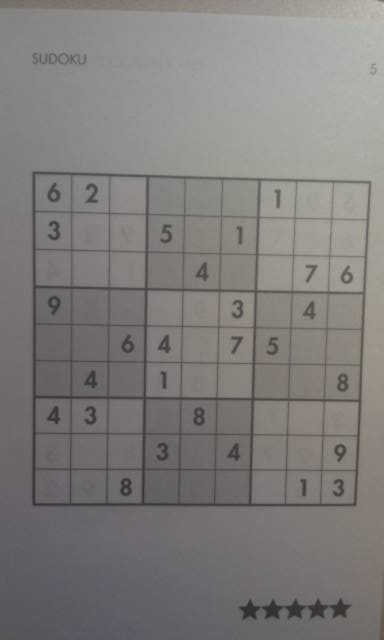
//> input picture SudokuGrabberC/Train/sudoku7.jpg, 384 x 640 px
$ ./SudokuDetector   (built with g++ and OpenCV 4)
//> lines starting //> are read from the running program, lines starting //| are printed output that depends on the picture; after the words box and inside, x2 and y2 are one past the last pixel; in counts of white or black regions, pixels touching at a corner belong together
### ARSudokuSolver/jni/opencv/ml.h
// [39 lines of licence text are left out]

#ifndef __OPENCV_OLD_ML_H__
#define __OPENCV_OLD_ML_H__

#include "opencv2/core/core_c.h"
#include "opencv2/core/core.hpp"
#include "opencv2/ml/ml.hpp"

#endif

### SudokuGrabberC/src/DigitReader.h
#ifndef DIGITREADER_H_
#define DIGITREADER_H_
#include <ml.h>

class DigitReader{

public:
	DigitReader();

	bool train(char* dataPath, char* labelPath, int byteOrder);
	int recognize(CvMat* data);
	int getDataSizeX();
	int getDataSizeY();

private:
	int readInteger(FILE* fp, int byteOrder);
	bool readTrainData(char* dataPath,int byteOrder);
	bool readTrainClasses(char* labelPath,int byteOrder);
	void setDataSize(int x, int y);
	CvMat* trainData;
	CvMat* trainClasses;
	int dataSizeX;
	int dataSizeY;
	CvKNearest knn;
	int K;
};
#endif

### SudokuGrabberC/src/DigitReader.cpp
#include <fstream>
#include <string.h>
#include "DigitReader.h"

#define MAX_NUM 60000
#define MAX_TEST 10
#define HIGH_ENDIAN 0
#define LOW_ENDIAN 1
#define ROWS 28
#define COLS 28


// [101 lines left out: functions setDataSize, train, recognize, readInteger, readTrainData, readTrainClasses, not called in this run]

DigitReader::DigitReader(){
	knn = CvKNearest();
	K = 2;
}

### SudokuGrabberC/Train/SudokuDetector.cpp
// SudokuDetector.cpp : Defines the entry point for the console application.
//

#include <cv.h>
#include <cxcore.h>
#include <highgui.h>
#include <stdlib.h>
#include <iostream>
#include "DigitReader.h"

#define FILENAME "Train/sudoku7.jpg"
#define ROWS 28
#define COLS 28
#define HIGH_ENDIAN 0
#define LOW_ENDIAN 1


// [55 lines left out: function convertFormat, not called in this run]
void findblob(IplImage* res){

	int count = 0;
	double max = -1;
	CvPoint maxPt;
	CvConnectedComp a = CvConnectedComp();
	CvConnectedComp* comp = &a;

	for(int y = 0; y<res->height;y++){

		uchar* row = (uchar*)(res->imageData + y* res->widthStep);
		for( int x = 0; x < res->width; x++){

			if(row[x]>=128){

				cvFloodFill(res,cvPoint(x,y),CV_RGB(0,0,64),cvScalarAll(0),cvScalarAll(0),comp);
				if(comp==NULL){
				}else{
					//printf("Not NULL\n");
					if((comp->area)>max){
						max = comp->area;
						maxPt = cvPoint(x,y);
					}
				}
			}

		}
	}

	cvFloodFill(res, maxPt, CV_RGB(255,255,255));

	for(int y = 0; y<res->height;y++){

		uchar* row = (uchar*)(res->imageData + y* res->widthStep);
		for( int x = 0; x < res->width; x++){
			if(row[x] ==64 && x!=maxPt.x && y!=maxPt.y){
				cvFloodFill(res,cvPoint(x,y),CV_RGB(0,0,0));
			}
		}
	}

}

IplImage* findCorners2(IplImage* res, CvPoint* cPoints){
	using namespace cv;
	using namespace std;

	int imgHeight = res -> height;
	int imgWidth = res->width;
	Mat sudoku = Mat(res);
	vector<KeyPoint> corners;
	cv::FAST(sudoku,corners,10,false);

	// reverse the map
	for(int y = 0; y<res->height;y++){
	uchar* row = (uchar*)(res->imageData + y* res->widthStep);
	for( int x = 0; x < res->width; x++){
		if(row[x]==0){
			row[x] = 255;
		} else{
			row[x] = 128;
		}
	}
}

	CvPoint topLeft;
	CvPoint topRight;
	CvPoint bottomLeft;
	CvPoint bottomRight;

	int disTL = INT_MAX;
	int disTR = INT_MAX;
	int disBL = INT_MAX;
	int disBR = INT_MAX;

	int end = corners.size();
	int distance = 5;

	int* valueMap;
	valueMap = (int *)malloc(end*(sizeof(int)));
	int count = 0;

	int** countMap;
	int** sumMap;

	// [68 lines of commented-out code are left out]
	count = corners.size();
	printf("Count: %d\n", count);

	// find the four corners
	for( int i = 0 ; i < count; i++){
		//printf("Count: %d; NO: %d\n", countMap[i][0], countMap[i][1]);

	//	int tempX = sumMap[i][0]/countMap[i][1];
	//	int tempY = sumMap[i][1]/countMap[i][1];

		int tempX = corners.at(i).pt.x;
		int tempY = corners.at(i).pt.y;
	//	cvLine(res,cvPoint(tempX,tempY),cvPoint(tempX+5,tempY+5),CV_RGB(0,0,0),3);
		int xL = tempX;
		int xR = imgWidth - tempX;
		int yT = tempY;
		int yB = imgHeight - tempY;

		if((tempX*tempX + tempY*tempY)<disTL){
			if(tempX-2<0){
				tempX = 0;
			}else{
				tempX = tempX-2;
			}
			if(tempY - 2 < 0){
				tempY = 0;
			}else{
				tempY = tempY - 2;
			}
			topLeft = cvPoint(tempX,tempY);
			disTL = tempX*tempX + tempY*tempY;
		}

		if((xR*xR + yT*yT)<disTR){

			if(tempX+2>imgWidth){
				tempX = imgWidth;
			}else{
				tempX = tempX+2;
			}
			if(tempY - 2 < 0){
				tempY = 0;
			}else{
				tempY = tempY - 2;
			}
			topRight = cvPoint(tempX,tempY);
			disTR = xR*xR + yT*yT;
		}

		if((xL*xL + yB*yB)<disBL){
			if(tempX-2<0){
				tempX = 0;
			}else{
				tempX = tempX-2;
			}
			if(tempY +2 > imgHeight){
				tempY = imgHeight;
			}else{
				tempY = tempY + 2;
			}
			bottomLeft = cvPoint(tempX,tempY);
			disBL = xL*xL + yB*yB;
		}

		if((xR*xR + yB*yB)<disBR){
			if(tempX+2>imgWidth){
				tempX = imgWidth;
			}else{
				tempX = tempX+4;
			}
			if(tempY +2 > imgHeight){
				tempY = imgHeight;
			}else{
				tempY = tempY + 4;
			}
			bottomRight = cvPoint(tempX,tempY);
			disBR = xR*xR + yB*yB;
		}


	}
	/*
	cvNamedWindow("RES");
	cvShowImage("RES",res);
	cvWaitKey(0);
	*/

	cPoints[0] = topLeft;
	cPoints[1] = topRight;
	cPoints[2] = bottomRight;
	cPoints[3] = bottomLeft;

	cvLine( res, topLeft, bottomLeft, CV_RGB(0,0,0),1);
	cvLine( res, topLeft, topRight, CV_RGB(0,0,0),1);
	cvLine( res, bottomRight, bottomLeft, CV_RGB(0,0,0),1);
	cvLine( res, bottomRight, topRight, CV_RGB(0,0,0),1);


	// Code from AI Shack
	int maxLength = (topLeft.x - topRight.x)*(topLeft.x - topRight.x) + (topLeft.y - topRight.y)*(topLeft.y - topRight.y);
	int tempLength = (topLeft.x - bottomLeft.x)*(topLeft.x - bottomLeft.x) + (topLeft.y - bottomLeft.y)*(topLeft.y - bottomLeft.y);
	if(tempLength>maxLength){
		maxLength = tempLength;
	}
	tempLength = (bottomRight.x - bottomLeft.x)*(bottomRight.x - bottomLeft.x) + (bottomRight.y - bottomLeft.y)*(bottomRight.y - bottomLeft.y);
	if(tempLength>maxLength){
		maxLength = tempLength;
	}
	tempLength = (bottomRight.x - topRight.x)*(bottomRight.x - topRight.x) + (bottomRight.y - topRight.y)*(bottomRight.y - topRight.y);
	if(tempLength>maxLength){
		maxLength = tempLength;
	}
	maxLength = sqrt((double)maxLength);
	CvPoint2D32f src[4], dst[4];
	src[0] = cvPoint2D32f(topLeft.x,topLeft.y);
	dst[0] = cvPoint2D32f(0,0);
	src[1] = cvPoint2D32f(topRight.x,topRight.y);
	dst[1] = cvPoint2D32f(maxLength-1, 0);
	src[2] = cvPoint2D32f(bottomRight.x,bottomRight.y);
	dst[2] = cvPoint2D32f(maxLength-1, maxLength-1);
	src[3] = cvPoint2D32f(bottomLeft.x,bottomLeft.y);
	dst[3] = cvPoint2D32f(0, maxLength-1);
	IplImage* pic = cvLoadImage(FILENAME,0);
	IplImage* undistorted = cvCreateImage(
		cvSize(maxLength,maxLength),
		IPL_DEPTH_8U,
		1
	);
	CvMat* wrapMatrix = cvCreateMat(3,3,CV_32FC1);
	// [5 lines of commented-out code are left out]
	wrapMatrix = cvGetPerspectiveTransform(src,dst,wrapMatrix);
	cvWarpPerspective(pic,undistorted,wrapMatrix);

	//Draw lines in undistotred picture
	/*
	cvDrawLine(undistorted,cvPoint(0,0),cvPoint(undistorted->width,0),CV_RGB(0,0,0),2);
	cvDrawLine(undistorted,cvPoint(0,0),cvPoint(0,undistorted->height),CV_RGB(0,0,0),2);
	cvDrawLine(undistorted,cvPoint(undistorted->width,undistorted->height),cvPoint(0,undistorted->height),CV_RGB(0,0,0),2);
	cvDrawLine(undistorted,cvPoint(undistorted->width,undistorted->height),cvPoint(undistorted->width,0),CV_RGB(0,0,0),2);
	*/

	// Free Memory
	cvReleaseImage(&pic);
	free(valueMap);/*
	for(int i = 0 ; i < end/4; i++){
		free(countMap[i]);
		free(sumMap[i]);
	}
	free(countMap);
	free(sumMap);*/
	return undistorted;

}

void detectSudoku(IplImage* pic){

	int offset = 2; // offest
	int imgWidth = pic->width;
	int imgHeight = pic->height;
	int sqrWidth = imgWidth/9+1;
	int sqrHeight = imgWidth/9+1;
	int sudoku[9][9] = {{0}};

	IplImage* greyPic = cvCreateImage(
		cvGetSize(pic),
		IPL_DEPTH_8U,
		1
	);

	IplImage* temp = cvCreateImage(cvGetSize(pic),IPL_DEPTH_8U,1);
	cvCopy(pic,temp);
	//cvDilate(temp,temp);
	cvSmooth(temp,temp,CV_GAUSSIAN,5,5);
	cvAdaptiveThreshold(temp, greyPic, 255, CV_ADAPTIVE_THRESH_MEAN_C,
						CV_THRESH_BINARY_INV, 5,2);
	int coX = 0;  // The x coordinate of topleft vertex in the inner box
	int coY = 0;  // The y coordinate of topleft vertex in the inner box
	int coXL = 0; // The x coordinate of left edge
	int coXR = 0; // The x coordinate of right edge
	int coYT = 0; // The y coordinate of top edge
	int coYB = 0; // The y coordinate of bottom edge
	int midX = 0;
	int midY = 0;
	int width = 0;
	int height = 0;
	int detectThresholdX = 0;
	int detectThresholdY = 0;
	int widthThreshold = 0;
	int heightThreshold = 0;
	int areaThreshold = 50;  // areaThreshold
	int row = 0 ;
	int col = 0;
	int digitX = -1;
	int digitY = -1;
	int digitWidth = -1;
	int digitHeight = -1;
	CvPoint maxPoint;
	bool findNO = false;
	//cvNamedWindow("Piece");
	IplImage* piece;
	CvConnectedComp a = CvConnectedComp();
	CvConnectedComp* comp = &a;
	//char dataPath[] = "Train/train-images.idx3-ubyte";
	//char labelPath[] = "Train/train-labels.idx1-ubyte";
	char dataPath[] = "Train/myTrainData";
	char labelPath[] = "Train/myTrainClasses";
	DigitReader rd = DigitReader();
	rd.train(dataPath,labelPath,LOW_ENDIAN);

	for(row = 0 ; row< 9; row++){
		coY = row * sqrHeight;
		for(col = 0; col < 9 ; col++){
			coX = col * sqrWidth;
			digitX = -1;
			digitY = -1;
			digitWidth = -1;
			digitHeight = -1;
			// Calculate the outerbox
			if(coX - offset < 0){
				coXL = 0;
			}else {
				coXL = coX - offset;
			}

			if(coX + offset + sqrWidth >imgWidth){
				coXR = imgWidth;
			}else{
				coXR = coX + offset + sqrWidth;
			}

			if(coY - offset <0){
				coYT = 0;
			}else{
				coYT = coY - offset;
			}

			if(coY + offset + sqrHeight > imgHeight){
				coYB = imgHeight;
			}else{
				coYB = coY + offset + sqrHeight;
			}

			width = coXR - coXL + 1;
			height = coYB - coYT + 1;

			cvSetImageROI(greyPic,cvRect(coXL,coYT,width,height));
			piece = cvCreateImage(cvGetSize(greyPic),IPL_DEPTH_8U,1);
			cvCopy(greyPic,piece);
			//cvShowImage("Piece",piece);
			//cvWaitKey(0);

			detectThresholdY = height/4 +1;
			detectThresholdX = width/4 +1;
			widthThreshold = 2*width/3;
			heightThreshold = 3*height/4;
			midX = ( width+1 ) / 2;
			midY = ( height+1 ) / 2;
			int x = midX+5;
			int y = midY+5;

			for(;(x>detectThresholdX)&&(y>detectThresholdY); x--, y--){
				findNO = false;
				uchar* ptr = (uchar*)(piece->imageData + y*piece->widthStep);
				if(ptr[x]>128){
					cvFloodFill(piece,cvPoint(x,y),CV_RGB(0,0,64),cvScalarAll(0),cvScalarAll(0),comp);;
					if((comp->rect.height<heightThreshold)&&(comp->rect.width<widthThreshold)&& (comp->area>areaThreshold)){
						findNO = true;
						maxPoint = cvPoint(x,y);
						digitX = comp->rect.x;
						digitY = comp->rect.y;
						digitWidth = comp->rect.width;
						digitHeight = comp->rect.height;
						cvFloodFill(piece,cvPoint(x,y),CV_RGB(0,0,128));
						//cvShowImage("Piece",piece);
						//cvWaitKey(0);
						break;
					}
				}
			}
			if(findNO){
				for(int i = 0; i< height ; i++){

					uchar* ptr = (uchar*)(piece->imageData + i*piece->widthStep);
					for(int j = 0; j<width; j++){

						if(ptr[j]!=128&&ptr[j]!=0){
							if((j==width-1)||(i==height-1)){

							}else{
								cvFloodFill(piece,cvPoint(j,i),CV_RGB(0,0,0));
								//cvShowImage("Piece",piece);
								//cvWaitKey(0);
							}
						}
					}
				}
				cvFloodFill(piece,maxPoint,CV_RGB(0,0,255));
				//cvShowImage("Piece",piece);
				//cvWaitKey(0);
				CvMat* test = convertFormat(piece,digitX,digitY,digitWidth,digitHeight);
				int digit = rd.recognize(test);
				sudoku[row][col] = digit;
			}else{
				sudoku[row][col] = 0;
			}


			//cvShowImage("Piece",piece);
			//cvWaitKey(0);
			cvResetImageROI(greyPic);
			cvReleaseImage(&piece);
		}

	}

	for(int i = 0; i<9;i++){
		for(int j = 0; j<9; j++){
			printf("%d ", sudoku[i][j]);
		}
		printf("\n");
	}

// [7 lines of commented-out code are left out]
}


// [74 lines left out: function findCorners, not called in this run]

int main(int argc, char* argv[])
{
	CvPoint corners[4];
	IplImage* undistorted;
	IplImage* src = cvLoadImage(FILENAME,CV_LOAD_IMAGE_GRAYSCALE);
	IplImage* temp = cvCreateImage(
		cvGetSize(src),
		IPL_DEPTH_8U,
		1
	);
	IplImage* res = cvCreateImage(
		cvGetSize(src),
		IPL_DEPTH_8U,
		1
	);


	cvSmooth(src,temp,CV_GAUSSIAN,11,11);
	cvAdaptiveThreshold(temp, temp, 255, CV_ADAPTIVE_THRESH_MEAN_C,
						CV_THRESH_BINARY_INV, 5,2);
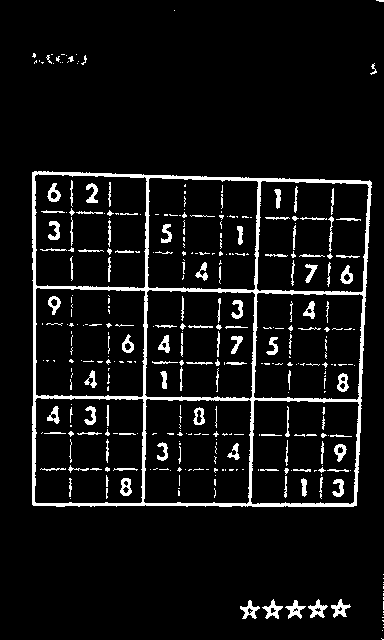
//> temp: 640 rows x 384 cols, CV_8UC1; 7.1% white; 348 white regions (224 under 20 px), largest, box (x1, y1, x2, y2) and area: (32, 171, 372, 507) 8790, (262, 599, 283, 619) 169, (308, 599, 328, 618) 168

	int values[] = {0,1,0,1,1,1,0,1,0};
	IplConvKernel* kernal = cvCreateStructuringElementEx(3,3,1,1,CV_SHAPE_CUSTOM,values);

	cvDilate(temp,res,kernal);
//> res: 640 rows x 384 cols, CV_8UC1; 12.6% white; 144 white regions (16 under 20 px), largest, box (x1, y1, x2, y2) and area: (31, 170, 373, 508) 13877, (239, 598, 329, 620) 992, (264, 187, 362, 287) 982
	//cvDilate(temp,temp);
	findblob(res);
//> the loop in findblob, `for(int y = 0; y<res->height;y++)` made 640 passes
//> (max, maxPt) on passes 1 to 3: (22, Point(375, 0)), (22, Point(375, 0)), (22, Point(375, 0))
//> after the loop in findblob, `for(int y = 0; y<res->height;y++)`:
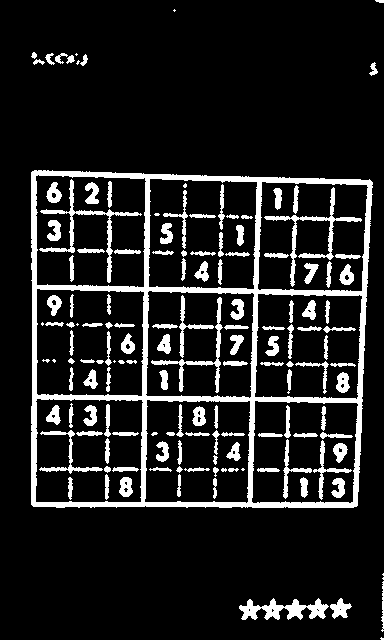
//> res: 640 rows x 384 cols, CV_8UC1; values 0 (black) and 64 (white), 12.6% white; 144 white regions (16 under 20 px), largest, box (x1, y1, x2, y2) and area: (31, 170, 373, 508) 13877, (239, 598, 329, 620) 992, (264, 187, 362, 287) 982
//> after the loop in findblob, `for(int y = 0; y<res->height;y++)`: max = 13877; maxPt = Point(34, 170)
//> in findblob, `cvFloodFill(res, maxPt, CV_RGB(255,255,255));`:
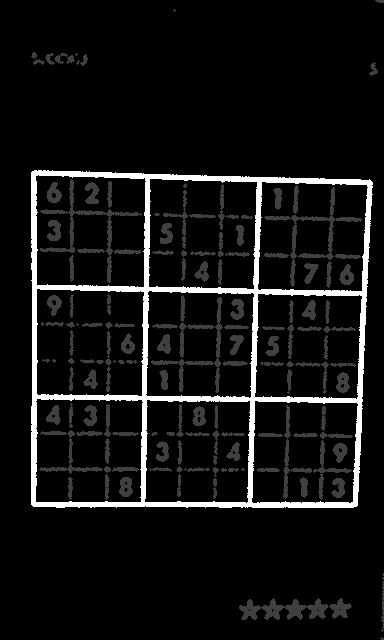
//> res: 640 rows x 384 cols, CV_8UC1; 5.65% of pixels changed, all inside (x1, y1, x2, y2) = (31, 170, 373, 508)
//> after the loop in findblob, `for(int y = 0; y<res->height;y++)`:
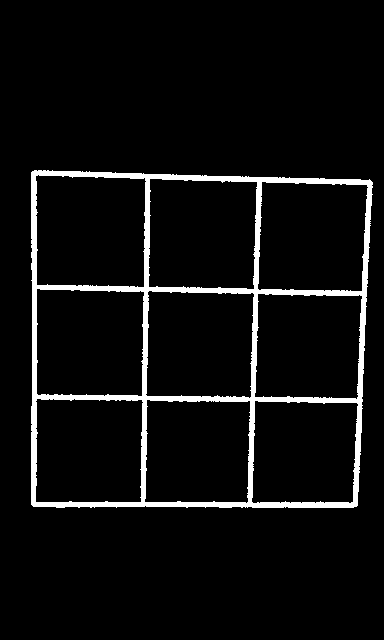
//> res: 640 rows x 384 cols, CV_8UC1; 5.6% white; 1 white region, box (x1, y1, x2, y2) and area: (31, 170, 373, 508) 13877
	cvErode(res,res,kernal);
	cvReleaseStructuringElement(&kernal);

	undistorted = findCorners2(res,corners);
//> in findCorners2, `cv::FAST(sudoku,corners,10,false);`: corners = 498 keypoints; strongest (x, y, size): (34, 171, 7), (42, 171, 7), (52, 171, 7), (32, 172, 7)
//> in findCorners2, `int end = corners.size();`: end = 498
//| Count: 498
//> the loop in findCorners2, `for( int i = 0 ; i < count; i++)` made 498 passes
//> (xL, xR, yT, yB, disTL, topRight) on pass 1: (34, 350, 171, 469, 29585, Point(34, 167))
//> in findCorners2, `cvLine( res, bottomRight, topRight, CV_RGB(0,0,0),1);`:
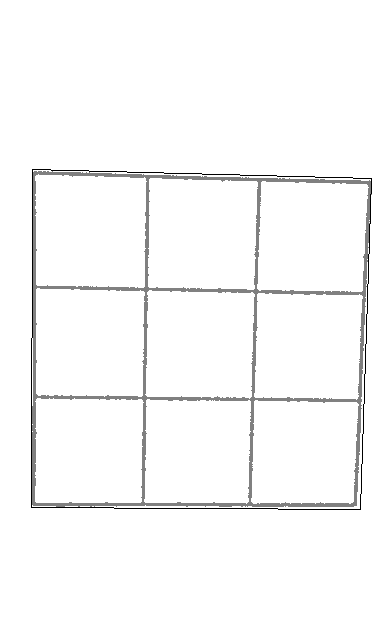
//> res: 640 rows x 384 cols, CV_8UC1; min 0, max 255, mean 249.1
//> in findCorners2, `cvWarpPerspective(pic,undistorted,wrapMatrix);`:
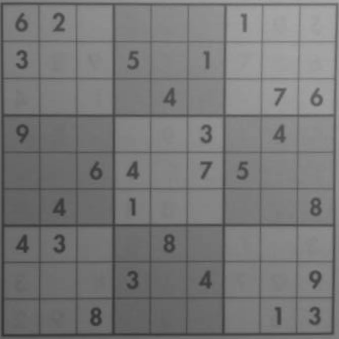
//> undistorted: 339 rows x 339 cols, CV_8UC1; min 51, max 170, mean 119.4
//	cvNamedWindow("Undistorted");
	cvNamedWindow("Original");

//	cvShowImage("Undistorted",undistorted);
	cvShowImage("Original",src);
	detectSudoku(undistorted);
//> in detectSudoku, `cvAdaptiveThreshold(temp, greyPic, 255, CV_ADAPTIVE_THRESH_MEAN_C, CV_..`:
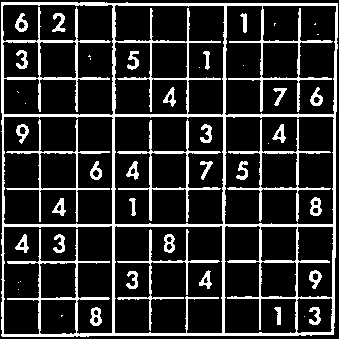
//> greyPic: 339 rows x 339 cols, CV_8UC1; 17.2% white; 48 white regions (15 under 20 px), largest, box (x1, y1, x2, y2) and area: (1, 2, 338, 337) 12980, (117, 119, 221, 222) 1040, (227, 119, 331, 222) 964
//> (the run ends here: the program needs code that is not available in this run, at `knn = CvKNearest();`)

$ run again, with SudokuGrabberC/Train/sudoku1.jpg copied over SudokuGrabberC/Train/sudoku7.jpg
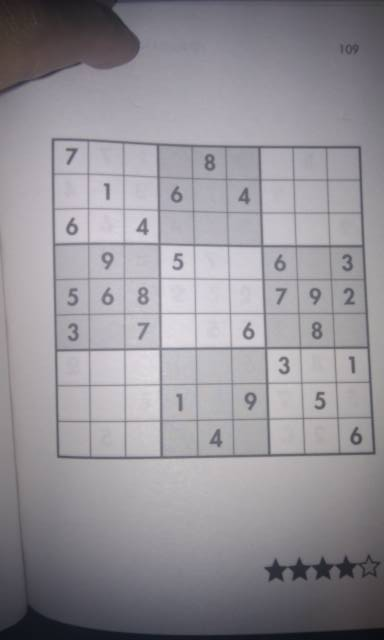
//> input picture SudokuGrabberC/Train/sudoku1.jpg, 384 x 640 px
//> the loop in findblob, `for(int y = 0; y<res->height;y++)` made 640 passes
//> (max, maxPt) on passes 1 to 3: (476, Point(112, 0)), (476, Point(112, 0)), (476, Point(112, 0))
//> after the loop in findblob, `for(int y = 0; y<res->height;y++)`:
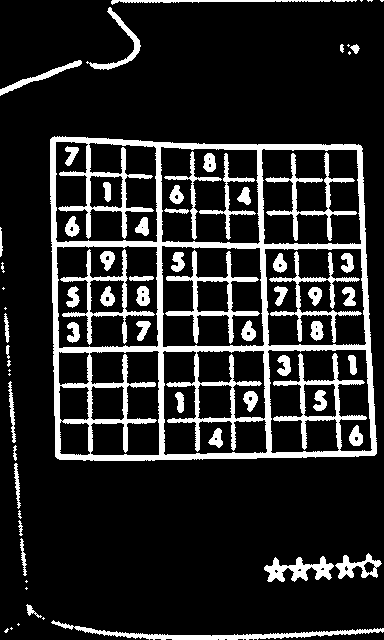
//> res: 640 rows x 384 cols, CV_8UC1; values 0 (black) and 64 (white), 15.3% white; 73 white regions (17 under 20 px), largest, box (x1, y1, x2, y2) and area: (50, 136, 377, 461) 20239, (165, 250, 260, 344) 1593, (51, 620, 384, 640) 1473
//> after the loop in findblob, `for(int y = 0; y<res->height;y++)`: max = 20239; maxPt = Point(54, 136)
//> corners = 986 keypoints; strongest (x, y, size): (54, 137, 7), (52, 138, 7), (53, 138, 7), (51, 139, 7)
//> end = 986
//| Count: 986
//> the loop in findCorners2, `for( int i = 0 ; i < count; i++)` made 986 passes
//> (xL, xR, yT, yB, disTL, topRight) on pass 1: (54, 330, 137, 503, 20929, Point(54, 133))
//> in detectSudoku, `cvAdaptiveThreshold(temp, greyPic, 255, CV_ADAPTIVE_THRESH_MEAN_C, CV_..`:
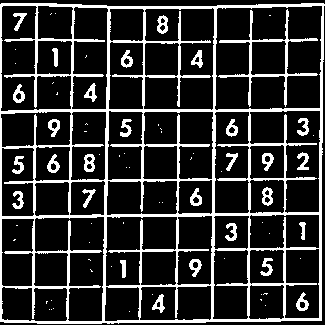
//> greyPic: 325 rows x 325 cols, CV_8UC1; 18.9% white; 77 white regions (47 under 20 px), largest, box (x1, y1, x2, y2) and area: (0, 3, 325, 324) 15671, (218, 9, 318, 107) 1012, (84, 154, 95, 172) 135

$ run again, with SudokuGrabberC/Train/sudoku2.jpg copied over SudokuGrabberC/Train/sudoku7.jpg
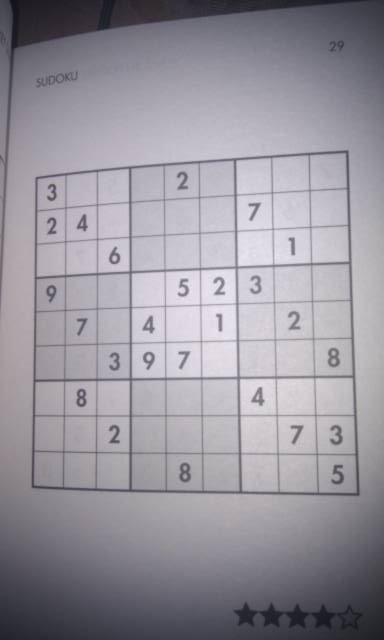
//> input picture SudokuGrabberC/Train/sudoku2.jpg, 384 x 640 px
//> after the loop in findblob, `for(int y = 0; y<res->height;y++)`:
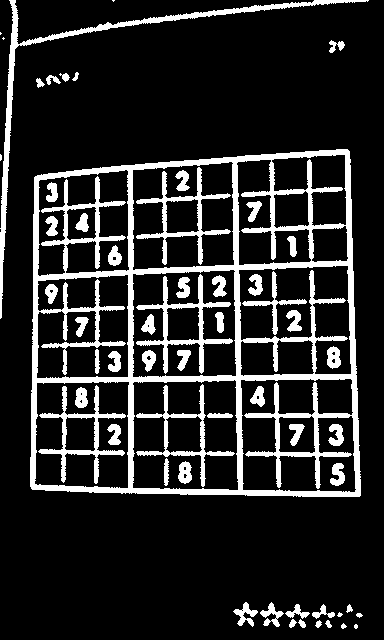
//> res: 640 rows x 384 cols, CV_8UC1; values 0 (black) and 64 (white), 15.5% white; 58 white regions (6 under 20 px), largest, box (x1, y1, x2, y2) and area: (30, 149, 361, 497) 21938, (0, 0, 369, 319) 3183, (136, 274, 233, 374) 1653
//> after the loop in findblob, `for(int y = 0; y<res->height;y++)`: max = 21843; maxPt = Point(336, 149)
//> corners = 972 keypoints; strongest (x, y, size): (346, 150, 7), (347, 150, 7), (347, 151, 7), (348, 151, 7)
//> end = 972
//| Count: 972
//> the loop in findCorners2, `for( int i = 0 ; i < count; i++)` made 972 passes
//> (xL, xR, yT, yB, disTL, topRight) on pass 1: (346, 38, 150, 490, 140240, Point(346, 146))
//> in detectSudoku, `cvAdaptiveThreshold(temp, greyPic, 255, CV_ADAPTIVE_THRESH_MEAN_C, CV_..`:
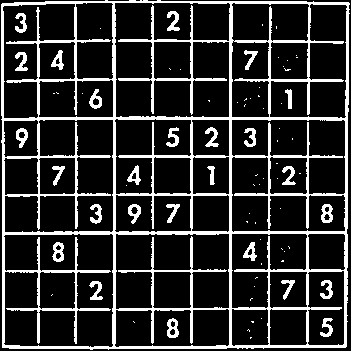
//> greyPic: 351 rows x 351 cols, CV_8UC1; 17.9% white; 80 white regions (53 under 20 px), largest, box (x1, y1, x2, y2) and area: (1, 0, 350, 350) 18609, (167, 318, 179, 338) 151, (52, 242, 64, 262) 150

$ run again, with SudokuGrabberC/Train/sudoku6.jpg copied over SudokuGrabberC/Train/sudoku7.jpg
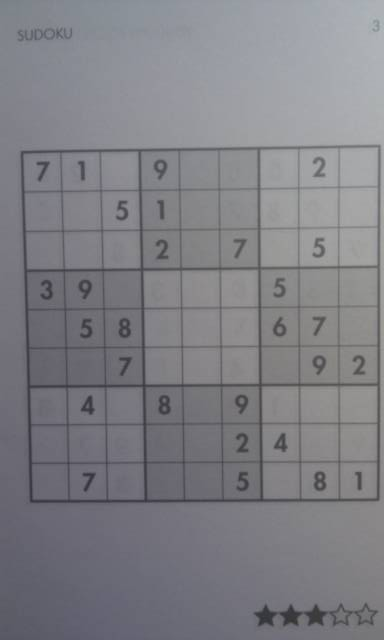
//> input picture SudokuGrabberC/Train/sudoku6.jpg, 384 x 640 px
//> the loop in findblob, `for(int y = 0; y<res->height;y++)` made 640 passes
//> (max, maxPt) on passes 1 to 3: (-1, Point(0, 0)), (-1, Point(0, 0)), (-1, Point(0, 0))
//> after the loop in findblob, `for(int y = 0; y<res->height;y++)`: max = 14976; maxPt = Point(368, 143)
//> corners = 586 keypoints; strongest (x, y, size): (368, 144, 7), (377, 144, 7), (321, 145, 7), (378, 145, 7)
//> end = 586
//| Count: 586
//> the loop in findCorners2, `for( int i = 0 ; i < count; i++)` made 586 passes
//> (xL, xR, yT, yB, disTL, topRight) on pass 1: (368, 16, 144, 496, 154120, Point(368, 140))
//> in detectSudoku, `cvAdaptiveThreshold(temp, greyPic, 255, CV_ADAPTIVE_THRESH_MEAN_C, CV_..`:
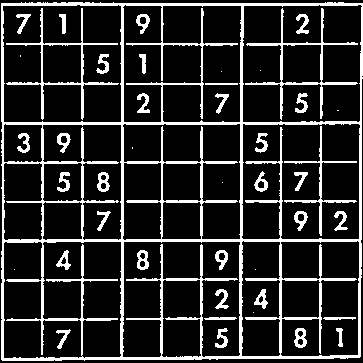
//> greyPic: 363 rows x 363 cols, CV_8UC1; 16.5% white; 44 white regions (9 under 20 px), largest, box (x1, y1, x2, y2) and area: (1, 2, 363, 361) 15293, (245, 8, 358, 120) 1096, (6, 8, 119, 120) 1023
